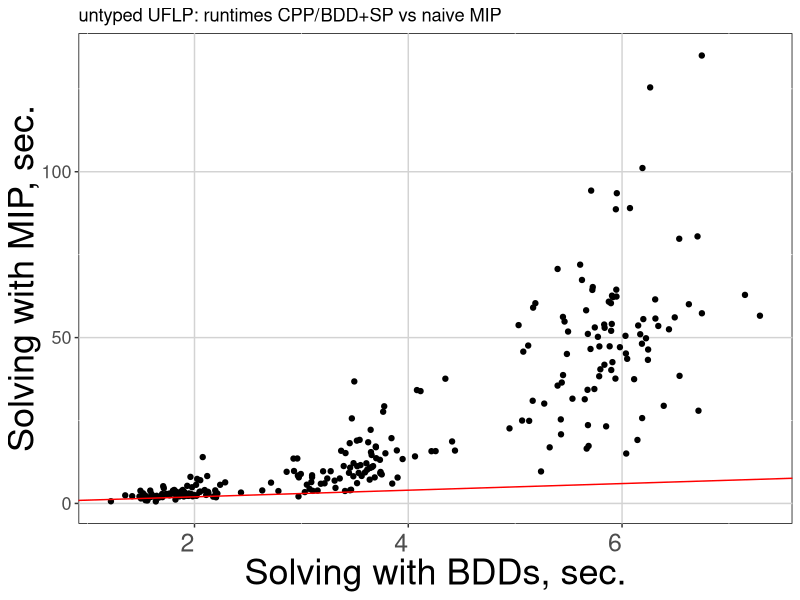
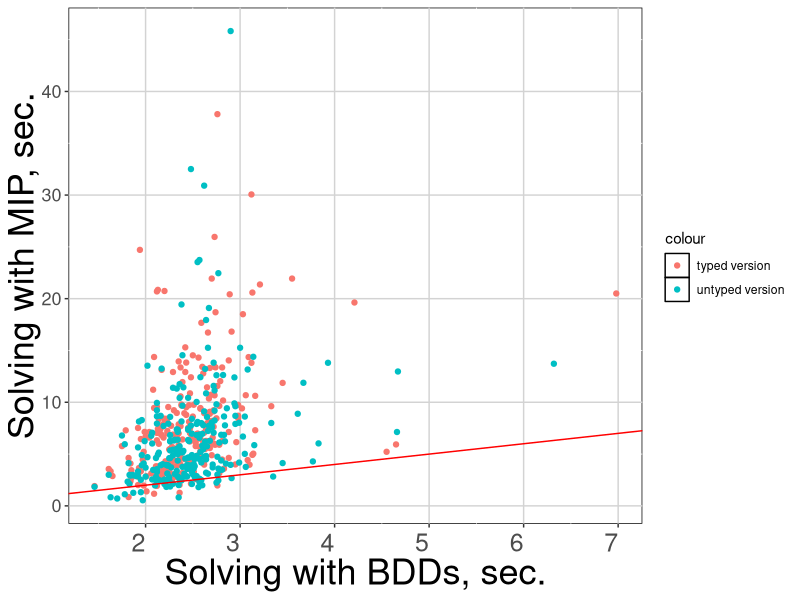
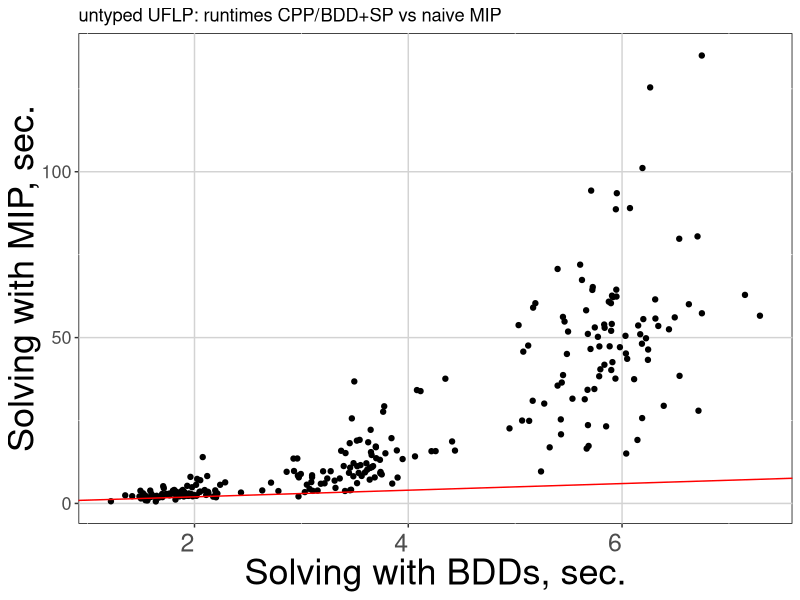
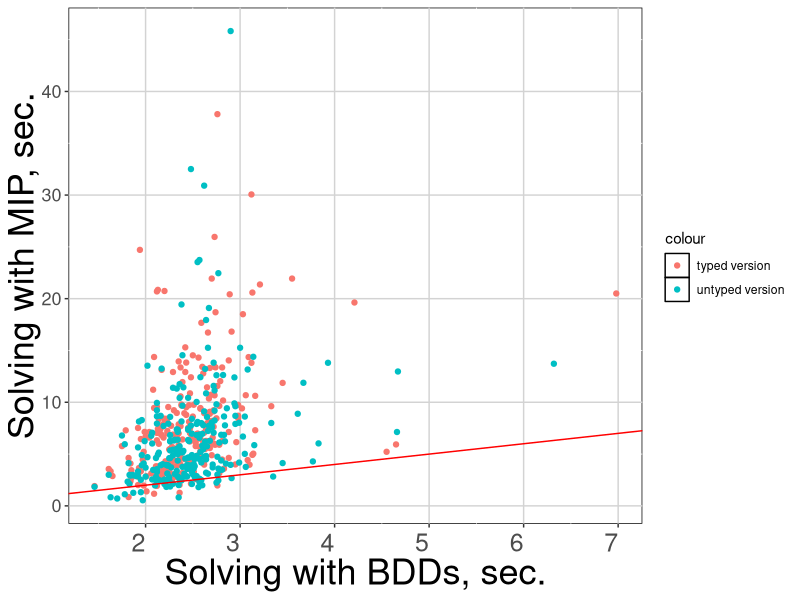

These charts were generated, in order, by the following R code:
library(ggplot2)
library(dplyr)

df = read.csv("./run_logs/darkcloud_BDD_vs_MIP_longMIP.csv", stringsAsFactors = FALSE)

str(df)
df$tMIPvstDD = df$t_MIP / df$t_BDD_

ggplot(data=df)+
  geom_point(aes(x=t_BDD_, y=t_MIP))+
  geom_abline(slope=1.0, intercept = 0.0, color='red')+
  xlab("Solving with BDDs, sec.")+
  ylab("Solving with MIP, sec.")+
  ggtitle("untyped UFLP: runtimes CPP/BDD+SP vs naive MIP")+
  theme(
    axis.text.x = element_text(vjust = 0.5, hjust = 1, size=18),
    axis.text.y = element_text(size=13),
    axis.title.x = element_text(size = 26),
    axis.title.y = element_text(size = 26, margin = margin(t=50)),
    panel.background = element_rect(fill = NA, color = "black"),
    panel.grid.major = element_line(size = 0.5, linetype = 'solid',
                                    color = "lightgrey"),
    strip.text.x = element_text(size = 22),
    strip.text.y = element_text(size=22),
    strip.background = element_blank()
  )

ggsave("BDDvsMIP_untyped.png", width = 16, height=10)


dft = read.csv("./run_logs/dclouds_typed.csv", stringsAsFactors = FALSE)

str(dft)
df$tMIPvstDD = df$t_MIP / df$t_BDD_

ggplot(data=dft)+
  geom_point(aes(x=tTDD, y=tTMIP, color='typed version'))+
  geom_point(aes(x=tUDD, y=tUMIP, color='untyped version'))+
  geom_abline(slope=1.0, intercept = 0.0, color='red')+
  xlab("Solving with BDDs, sec.")+
  ylab("Solving with MIP, sec.")+
  theme(
    axis.text.x = element_text(vjust = 0.5, hjust = 1, size=18),
    axis.text.y = element_text(size=13),
    axis.title.x = element_text(size = 26),
    axis.title.y = element_text(size = 26, margin = margin(t=50)),
    panel.background = element_rect(fill = NA, color = "black"),
    panel.grid.major = element_line(size = 0.5, linetype = 'solid',
                                    color = "lightgrey"),
    strip.text.x = element_text(size = 22),
    strip.text.y = element_text(size=22),
    strip.background = element_blank()
  )

ggsave("BDDvsMIP_wtyped.png", width = 16, height=10)
